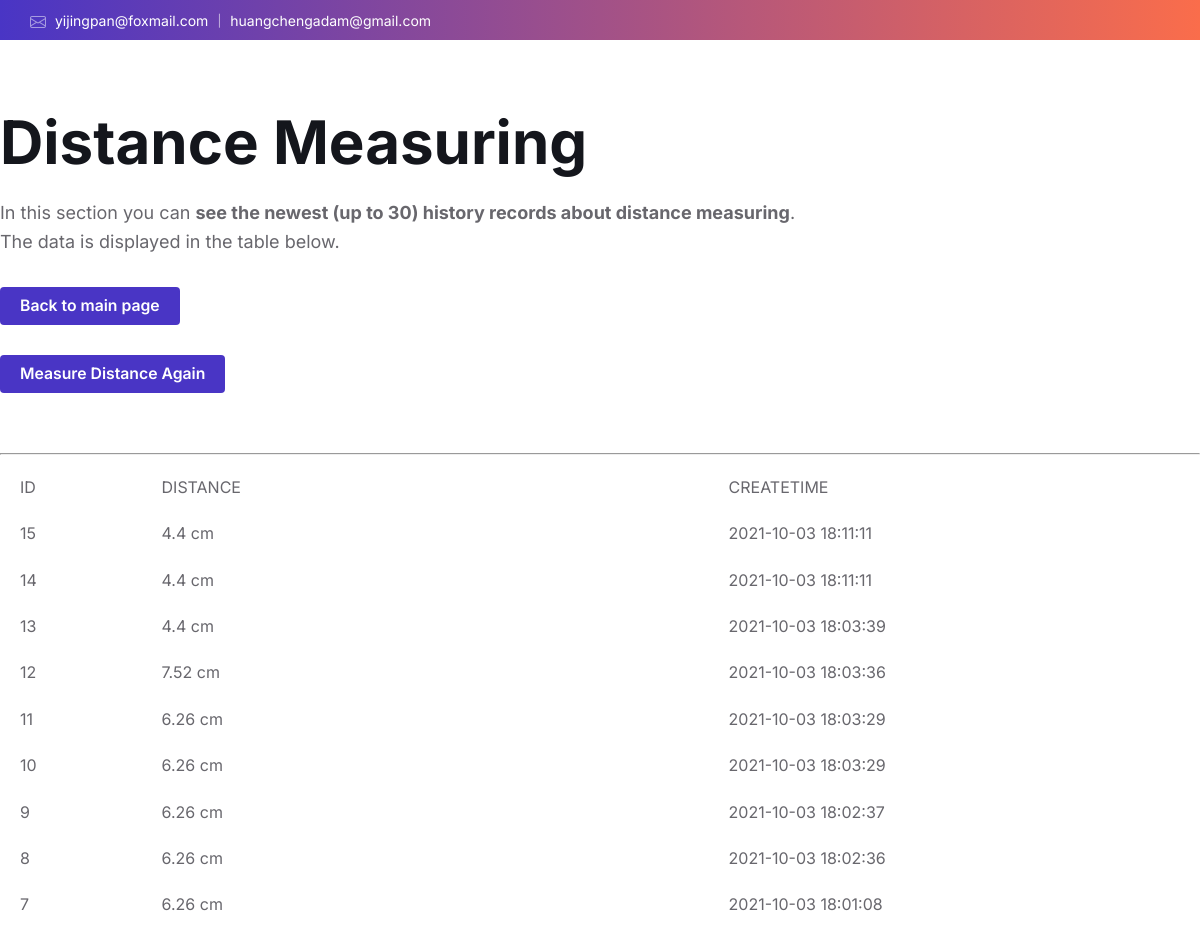
/distHistoryData (upper part), run on an earlier commit of the app's database.
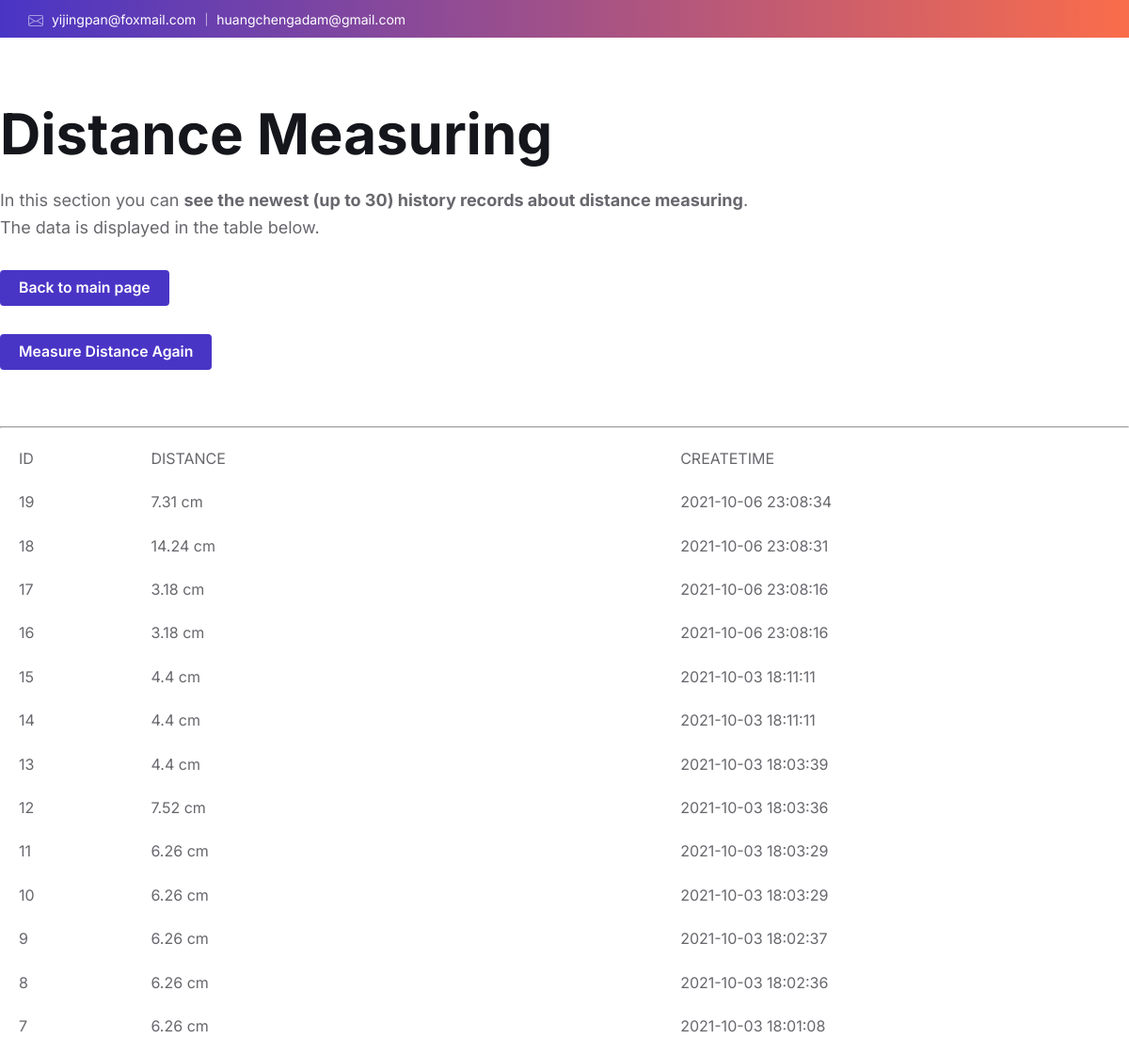
And on a later commit of the database.
### tables this page shows
CREATE TABLE "history_distance" (
	"id"	INTEGER NOT NULL,
	"distance"	NUMERIC NOT NULL,
	"create_time"	TEXT NOT NULL,
	PRIMARY KEY("id" AUTOINCREMENT)
);

### app.py (the view)
@app.route("/distHistoryData")
def distHist():
    conn = sqlite3.connect(db_file)
    cur = conn.cursor()
    history_data = cur.execute("select * from history_distance order by id desc limit 30")
    history_data_list = []
    for data in history_data:
        history_data_list.append(data)
    conn.close()
    templateData = {
        'historyData': history_data_list
    }
    return render_template('distHistoryData.html', **templateData)

### templates/distHistoryData.html (shortened to what this page needs)
<!DOCTYPE html>
<html lang="en">
<head>
		<link rel="stylesheet" type="text/css" href="../static/assets/css/general.css">
        <link rel="stylesheet" type="text/css" href="../static/assets/css/color-schemes/default.css">
		<link rel="stylesheet" type="text/css" href="../static/style.css">
</head>
<body>
	<div id="wrapper">
			<header id="header" class="header--has-logo header--has-topbar header--has-search header--has-social-links header--sticky">
			<div class="header__inner"/>
			<div class="header__topbar">
						<div class="header__topbar-inner">
							<nav class="header-menu-secondary" aria-label="Secondary Header Menu">
								<ul id="menu-secondary-header-menu" class="header-menu-secondary__list" role="menu">
									<li class="header-menu-secondary__item header-menu-secondary__item--level-0 header-menu-secondary__item--has-icon" role="presentation">
										<span class="header-menu-secondary__item-icon lsvr-icon-envelope" aria-hidden="true"></span>
										<span  class="header-menu-secondary__item-link header-menu-secondary__item-link--level-0" role="menuitem">yijingpan@foxmail.com ｜ huangchengadam@gmail.com</span>
									</li>
								</ul>
							</nav>
						</div>
			</div>
			<header class="main-header">
                        <div class="main-header__inner">
                            <h1 class="main-header__title">Distance Measuring</h1>
                            <div class="main-header__subtitle">
                                <p>In this section you can <strong> see the newest (up to 30) history records about distance measuring</strong>.
                                    The data is displayed in the table below.
                                </p>
                                <p class="lsvr-wordbench-slider__item-button">
									<a href="/"><button  class="lsvr-button lsvr-wordbench-slider__item-button-link">Back to main page</button></a>
								</p>
                                <p class="lsvr-wordbench-slider__item-button">
									<a href="/distance"><button  class="lsvr-button lsvr-wordbench-slider__item-button-link">Measure Distance Again</button></a>
								</p>
                            </div>
                        </div>
			</header>
            <div class="col-md-12 mt">
             <div class="content-panel">
              <table class="table table-hover">
                <hr>
                <thead>
                  <tr>
                      <th>ID</th>
                    <th>Distance</th>
                    <th>CreateTime</th>
                  </tr>
                </thead>
                <tbody>
                {% for item in historyData %}
                <tr>
                    <td>{{ item[0] }} </td>
                    <td>{{ item[1] }} cm</td>
                    <td>{{ item[2] }}</td>
                </tr>
                {% endfor %}
                </tbody>
              </table>
            </div>
          </div>
			</header>
		</div>
</body>
</html>

### static/assets/css/color-schemes/default.css (style rules this page uses)
body { color:#68676D;background-color:#fff }
a { color:#4935C5 }
button { color:#68676D }
h1,h2,h3,h4,h5,h6 { color:#14161C }
#header { background-color:#FFF;border-color:#E9E9EA }
.header__topbar { color:#FFF;background-color:#4935C5;background-image:linear-gradient(to right, #4935C5, #FA6D4B) }
.header-menu-secondary__item-link { box-shadow:0 1px 0 0 transparent;color:#FFF }
.header-menu-secondary__item-icon { color:rgba(255,255,255,0.5) }
.lsvr-button { color:#FFF;background-color:#4935C5 }

### static/style.css (style rules this page uses)
body, input, textarea, select, button { font-family: 'Inter', Arial, sans-serif; }
html, body { font-size: 16px; }

What changed in the data, as far as the page shows it:
added history_distance: id "19", distance "7.31", create_time "2021-10-06 23:08:34"
added history_distance: id "18", distance "14.24", create_time "2021-10-06 23:08:31"
added history_distance: id "17", distance "3.18", create_time "2021-10-06 23:08:16"
added history_distance: id "16", distance "3.18", create_time "2021-10-06 23:08:16"
